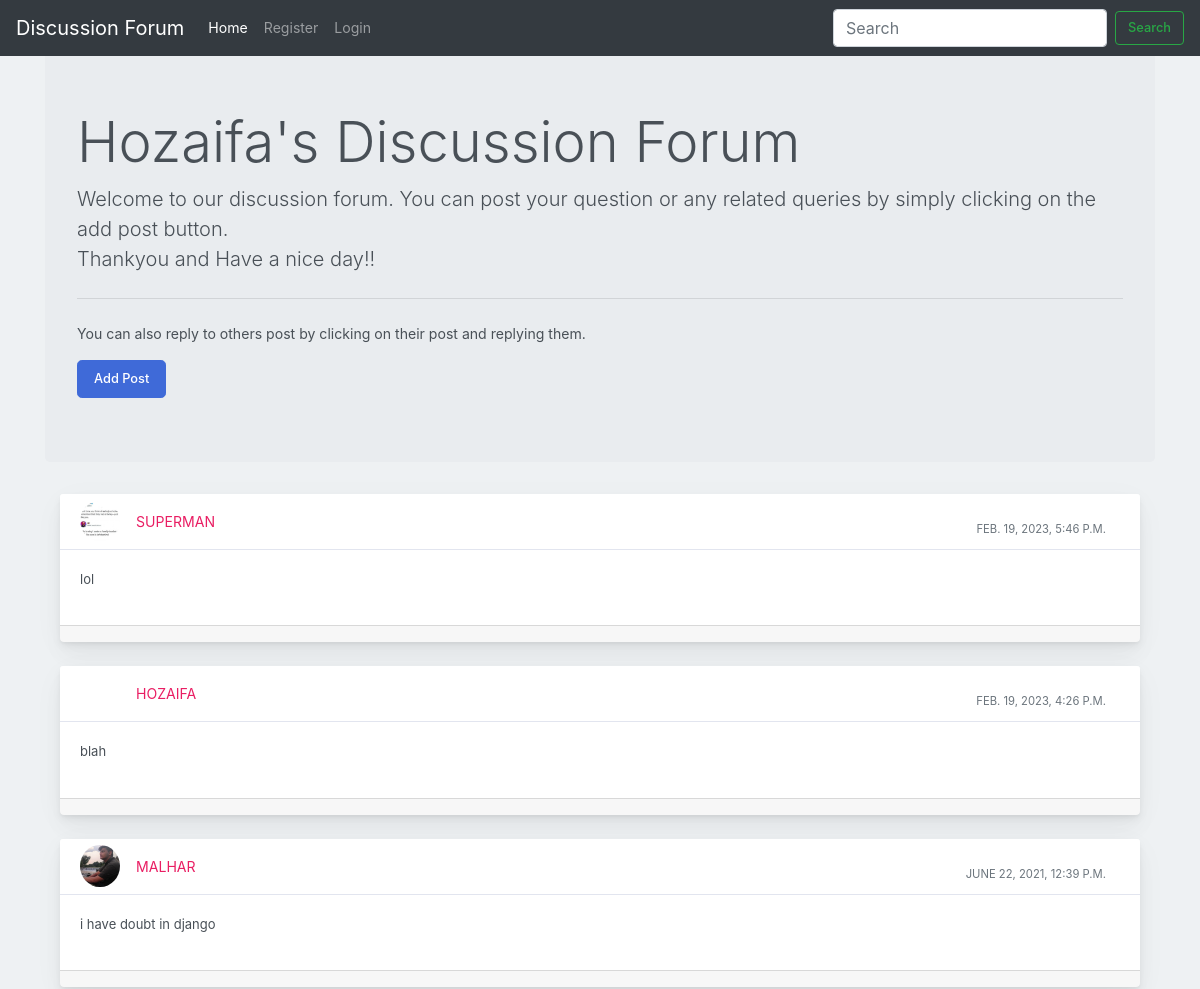
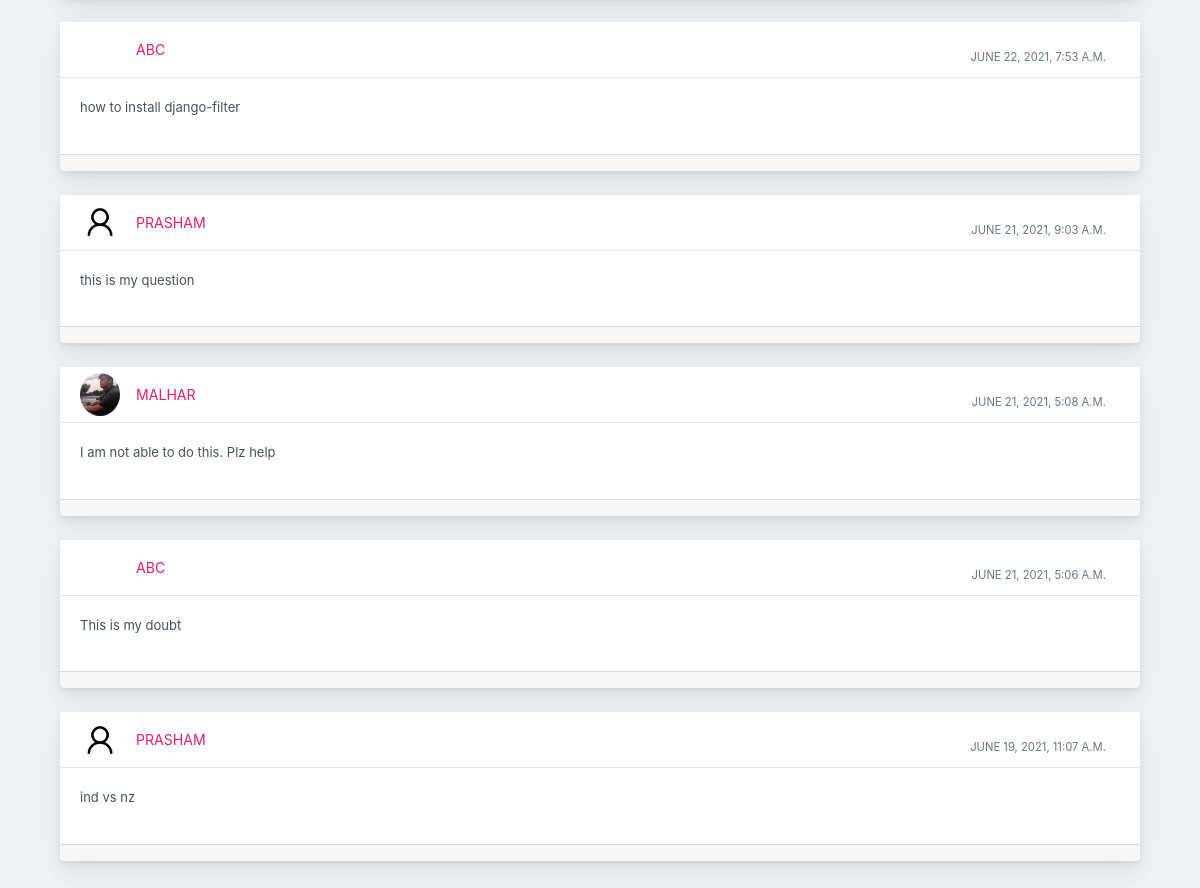
The page / on the database its author committed (2 pictures, top to bottom).
### profile_of_user/models.py (models this page shows)
class Post(models.Model):
    user1 = models.ForeignKey(User, on_delete=models.CASCADE, default=1)
    post_id = models.AutoField
    post_content = models.CharField(max_length=5000)
    timestamp= models.DateTimeField(default=now)
    image = models.ImageField(upload_to="images",default="")

### profile_of_user/views.py (the view, shortened to what this page needs)
# urls.py: path("", views.forum, name="Forum"),
def forum(request):
    posts = Post.objects.filter().order_by('-timestamp')
    return render(request, "forum.html", {'posts': posts})

### profile_of_user/templates/forum.html (shortened to what this page needs)
{% extends 'basic.html' %}
{% block homeactive %} active {% endblock homeactive %}
{% block body %}
{% load static %}
<div class="container my-4">
<div class="jumbotron">
    <h1 class="display-4">Hozaifa's Discussion Forum</h1>
    <p class="lead">Welcome to our discussion forum. You can post your question or any related queries by simply clicking on the add post button. <br> Thankyou and Have a nice day!!</p>
    <hr class="my-4">
    <p>You can also reply to others post by clicking on their post and replying them.</p>
      <button class="btn btn-primary btn-lg" data-target="#questions" data-toggle="modal" role="button">Add Post</button>
    </div>
    {% for post in posts %}
    <div class="container-fluid mt-10">
      <div class="row">
          <div class="col-md-12">
              <div class="card mb-4">
                  <div class="card-header">
                      <div class="media flex-wrap w-100 align-items-center"> <img src="/media/{{post.image}}"
                              class="d-block ui-w-40 rounded-circle" alt="">
                          <div class="media-body ml-3"> <a href="/discussion/{{post.id}}" data-abc="true">{{post.user1}}</a>
                          </div>
                          <div class="text-muted small ml-3">
                            <div class="px-4 pt-3">{{post.timestamp}} </div>
                          </div>
                      </div>
                  </div>
                  <div class="card-body">
                      <p>{{post.post_content}}</p>
                  </div>
                  <div class="card-footer d-flex flex-wrap justify-content-between align-items-center px-0 pt-0 pb-3">
                  </div>
              </div>
          </div>
      </div>
  </div>
  {% endfor %}
</div>
    {% endblock %}

### profile_of_user/templates/basic.html (shortened to what this page needs)
<!doctype html>
<html lang="en">
  <head>
    <link rel="stylesheet" href="https://stackpath.bootstrapcdn.com/bootstrap/4.2.1/css/bootstrap.min.css">
  </head>
  <body>
    <nav class="navbar navbar-expand-lg navbar-dark bg-dark fixed-top">
        <a class="navbar-brand" href="/">Discussion Forum</a>
        <div class="collapse navbar-collapse" id="navbarSupportedContent">
            <ul class="navbar-nav mr-auto">
                <li class="nav-item {% block homeactive %} {% endblock homeactive %} ">
                    <a class="nav-link" href="/">Home </a>
                </li>
                {% if user.is_authenticated %}
                <ul class="navbar-nav mr-2">
                    <li class="nav-item dropdown">
                        <a class="nav-link dropdown-toggle" href='#' id="navbarDropdown" role="button"
                           data-toggle="dropdown"> Welcome {{request.user}}</a>
                        <div class="dropdown-menu" aria-labelledby="navbarDropdown">
                            <a class="dropdown-item" href="/logout">Logout</a>
                            <li class="nav-item {% block profileactive %} {% endblock profileactive %}">
                                <a class="nav-link" href="/myprofile">Profile</a>
                            </li>
                        </div>
                    </li>
                    {% else %}
                    <li class="nav-item {% block registeractive %} {% endblock registeractive %}">
                        <a class="nav-link" href="/register">Register</a>
                    </li>
                    <li class="nav-item {% block loginactive %} {% endblock loginactive %}">
                        <a class="nav-link" href="/login">Login</a>
                    </li>
                {% endif %}
            </ul>
            <form class="form-inline my-2 my-lg-0" method="GET" action="{% url 'search_results' %}">
              <input class="form-control mr-sm-2" type="search" placeholder="Search" aria-label="Search" name="q">
              <button class="btn btn-outline-success my-2 my-sm-0" type="submit">Search</button>
          </form>
        </div>
    </nav>
    <br>
</body>
{% block body %} {% endblock %}
</html>

### rows shown on the page
Post: image (picture), user1 "SUPERMAN", timestamp "FEB. 19, 2023, 5:46 P.M.", post_content "lol"
Post: user1 "HOZAIFA", timestamp "FEB. 19, 2023, 4:26 P.M.", post_content "blah"
Post: image (picture), user1 "MALHAR", timestamp "JUNE 22, 2021, 12:39 P.M.", post_content "i have doubt in django"
Post: user1 "ABC", timestamp "JUNE 22, 2021, 7:53 A.M.", post_content "how to install django-filter"
Post: image (placeholder picture), user1 "PRASHAM", timestamp "JUNE 21, 2021, 9:03 A.M.", post_content "this is my question"
Post: image (picture), user1 "MALHAR", timestamp "JUNE 21, 2021, 5:08 A.M.", post_content "I am not able to do this. Plz help"
Post: user1 "ABC", timestamp "JUNE 21, 2021, 5:06 A.M.", post_content "This is my doubt"
Post: image (placeholder picture), user1 "PRASHAM", timestamp "JUNE 19, 2021, 11:07 A.M.", post_content "ind vs nz"
